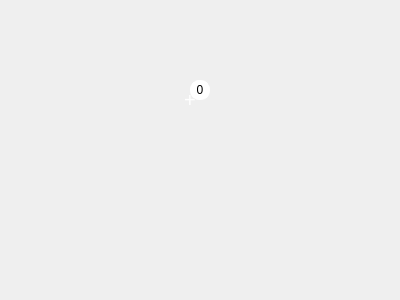
<?xml version="1.0" encoding="UTF-8"?>
<ui version="4.0">
 <class>Form</class>
 <widget class="QWidget" name="Form">
  <property name="geometry">
   <rect>
    <x>0</x>
    <y>0</y>
    <width>400</width>
    <height>300</height>
   </rect>
  </property>
  <property name="windowTitle">
   <string>Form</string>
  </property>
  <widget class="QWidget" name="widget" native="true">
   <property name="geometry">
    <rect>
     <x>180</x>
     <y>80</y>
     <width>31</width>
     <height>31</height>
    </rect>
   </property>
   <widget class="QPushButton" name="AddFriends">
    <property name="geometry">
     <rect>
      <x>0</x>
      <y>10</y>
      <width>20</width>
      <height>20</height>
     </rect>
    </property>
    <property name="sizePolicy">
     <sizepolicy hsizetype="Fixed" vsizetype="Fixed">
      <horstretch>0</horstretch>
      <verstretch>0</verstretch>
     </sizepolicy>
    </property>
    <property name="minimumSize">
     <size>
      <width>20</width>
      <height>20</height>
     </size>
    </property>
    <property name="maximumSize">
     <size>
      <width>20</width>
      <height>20</height>
     </size>
    </property>
    <property name="cursor">
     <cursorShape>PointingHandCursor</cursorShape>
    </property>
    <property name="styleSheet">
     <string notr="true">border:none;
font-size:20px;
color:white;</string>
    </property>
    <property name="text">
     <string>+</string>
    </property>
   </widget>
   <widget class="QPushButton" name="pushButton">
    <property name="geometry">
     <rect>
      <x>10</x>
      <y>0</y>
      <width>20</width>
      <height>20</height>
     </rect>
    </property>
    <property name="sizePolicy">
     <sizepolicy hsizetype="Fixed" vsizetype="Fixed">
      <horstretch>0</horstretch>
      <verstretch>0</verstretch>
     </sizepolicy>
    </property>
    <property name="maximumSize">
     <size>
      <width>20</width>
      <height>20</height>
     </size>
    </property>
    <property name="styleSheet">
     <string notr="true">border:1px solid white;
background:white;
border-radius:9%;
text-align: center; </string>
    </property>
    <property name="text">
     <string>0</string>
    </property>
   </widget>
  </widget>
 </widget>
 <resources/>
 <connections/>
</ui>
